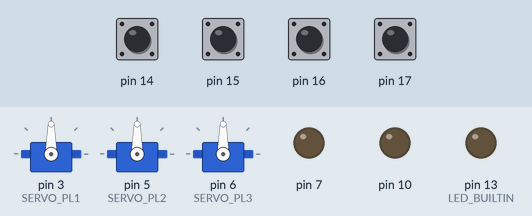
Recording of a sketch running on a simulated Arduino Uno, built with avr-gcc and run on an emulated ATmega328P. Parts: 3 × servo, output pins drawn as LEDs (lit = HIGH). The inputs (shaded band) are chosen by the test bench; at power-on: pin 14–17 HIGH.

Above: at 1.2 s.
1.3 s: pin 14 pulled LOW for 0.15 s
At 1.37 s:
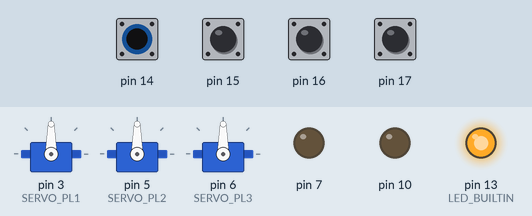
Timing chart, 0 to 4.3 s (numbered marks = the images above; inputs shaded):
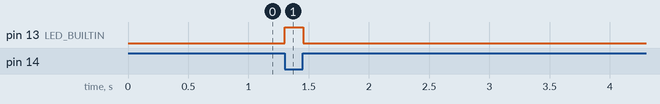

Measured:
- after the input at 1.3 s, pin 13 (LED_BUILTIN): LOW → HIGH at once, → LOW 0.15 s later

The sketch:

ControlloPL.ino
```cpp
#include <Arduino.h>
#include <Servo.h>

#undef DEBUG_VRS

#define NUMERO_DI_74HC165 2
#define DATA_WIDTH NUMERO_DI_74HC165 * 8

#define NUMERO_MAX_PL 3 // Numero max di passaggi a livello gestibili

#undef INPUT_SERIAL

/*
 * Defiinizione pin_out
 */
#ifdef INPUT_SERIAL
// gestione shift register
#define LOAD_PIN (uint8_t)8U
#define ENABLE_PIN (uint8_t)9U
#define DATA_PIN (uint8_t)11U
#define CLOCK_PIN (uint8_t)12U
#else
#define SENSOR_SX1 (uint8_t)14U
#define SENSOR_SX2 (uint8_t)15U
#define SENSOR_DX1 (uint8_t)16U
#define SENSOR_DX2 (uint8_t)17U
#endif

#define SERVO_PL1 3
#define SEMAFORO_PL1 LED_BUILTIN
#define SERVO_PL2 5
#define SEMAFORO_PL2 7
#define SERVO_PL3 6
#define SEMAFORO_PL3 10

/*
 * Macro
 */
#define SENS_PL(N, I) byte(I >> (4 * N) & 0x0F)
#define GATE_A(I) byte(I & 0x03)
#define GATE_B(I) byte((I >> 2) & 0x03)
#define STATO_A(I) byte(I & 0x0F)
#define STATO_B(I) byte((I >> 4) & 0x0F)

/*
 * Definizione stati
 */
#define GATE_ERRORE 0x0F   // 00001111
#define GATE_LIBERO 0x00   // 00000000
#define GATE_INGRESSO 0x01 // 00000001
#define GATE_OCCUPATO 0x02 // 00000011
#define GATE_USCITA 0x03   // 00000010

// Definizione ingressi
#define SENS_NULL 0x00     // 0000
#define SENS_INGRESSO 0x01 // 0001
#define SENS_USCITA 0x02   // 0010
#define SENS_FULL 0x03     // 0011

#define VELOCITA_SBARRA 50

typedef struct
{
  byte statoPL;
  int contaAssi;
  Servo servoPL;
  int costanteRitardo;
  int contatoreRitardo;
  uint8_t semaforo;
} PassaggioLivello;

unsigned long letturaSensori;
unsigned long oldLetturaSensori;
uint8_t buffer[DATA_WIDTH];

PassaggioLivello passaggioLivello[NUMERO_MAX_PL];

void setup()
{
  // put your setup code here, to run once:
#ifdef DEBUG_VRS
  Serial.begin(9600);
#endif

  passaggioLivello[0].contaAssi = 0;
  passaggioLivello[0].statoPL = 0;
  passaggioLivello[0].servoPL.attach(SERVO_PL1);
  passaggioLivello[0].costanteRitardo = VELOCITA_SBARRA;
  passaggioLivello[0].contatoreRitardo = VELOCITA_SBARRA;
  passaggioLivello[0].semaforo = SEMAFORO_PL1;

  passaggioLivello[1].contaAssi = 0;
  passaggioLivello[1].statoPL = 0;
  passaggioLivello[1].servoPL.attach(SERVO_PL2);
  passaggioLivello[1].costanteRitardo = VELOCITA_SBARRA;
  passaggioLivello[1].contatoreRitardo = VELOCITA_SBARRA;
  passaggioLivello[1].semaforo = SEMAFORO_PL2;

  passaggioLivello[2].contaAssi = 0;
  passaggioLivello[2].statoPL = 0;
  passaggioLivello[2].servoPL.attach(SERVO_PL3);
  passaggioLivello[2].costanteRitardo = VELOCITA_SBARRA;
  passaggioLivello[2].contatoreRitardo = VELOCITA_SBARRA;
  passaggioLivello[2].semaforo = SEMAFORO_PL3;

  for (size_t i = 0; i < NUMERO_MAX_PL; i++)
  {
    pinMode(passaggioLivello[i].semaforo, OUTPUT);
  }

  // Configurazione linee per gestione shift register 74HC165
#ifdef INPUT_SERIAL
  pinMode(LOAD_PIN, OUTPUT);
  pinMode(ENABLE_PIN, OUTPUT);
  pinMode(CLOCK_PIN, OUTPUT);
  pinMode(DATA_PIN, INPUT);

  digitalWrite(CLOCK_PIN, LOW);
  digitalWrite(LOAD_PIN, HIGH);
#else
  pinMode(SENSOR_SX1, INPUT_PULLUP);
  pinMode(SENSOR_SX2, INPUT_PULLUP);
  pinMode(SENSOR_DX1, INPUT_PULLUP);
  pinMode(SENSOR_DX2, INPUT_PULLUP);
#endif

  letturaSensori = leggiSensoriPL();
  oldLetturaSensori = letturaSensori;
}

void loop()
{
  letturaSensori = filtraIngressi(leggiSensoriPL());

  if (letturaSensori != oldLetturaSensori)
  {
    oldLetturaSensori = letturaSensori;
    cicloMacchinaStati(letturaSensori);
#ifdef DEBUG_VRS
    visualizzaStato();
#endif
  }
  movimentaPL();
}

void cicloMacchinaStati(unsigned long statoIngressi)
{
  for (size_t i = 0; i < NUMERO_MAX_PL; i++)
  {
    passaggioLivello[i].statoPL =
        cicloMacchinaPL(
            passaggioLivello[i].statoPL,
            SENS_PL(i, statoIngressi),
            &(passaggioLivello[i].contaAssi));
  }
}

byte cicloMacchinaPL(byte statoAttuale, byte ingressi, int *contaAssi)
{
  // Controllo Gate A
  byte statoGateA = controlloGate(STATO_A(statoAttuale), GATE_A(ingressi), contaAssi);
  // Controllo Gate B
  byte statoGateB = controlloGate(STATO_B(statoAttuale), GATE_B(ingressi), contaAssi);

  return (statoGateA | (statoGateB << 4));
}

byte controlloGate(byte statoGate, byte ingressi, int *contaAssi)
{
  byte statoProssimo = statoGate;

  switch (statoGate)
  {
  case GATE_LIBERO:
    if (ingressi & SENS_FULL)
    {
      statoProssimo = GATE_ERRORE;
      if (ingressi == SENS_INGRESSO)
        statoProssimo = GATE_INGRESSO;
      else if (ingressi == SENS_USCITA)
        statoProssimo = GATE_USCITA;
    }
    break;
  case GATE_INGRESSO:
    if (ingressi != SENS_INGRESSO)
    {
      statoProssimo = GATE_ERRORE;
      if (ingressi == SENS_FULL)
      {
        (*contaAssi)++;
        statoProssimo = GATE_OCCUPATO;
      }
      else if (ingressi == SENS_NULL)
        statoProssimo = GATE_LIBERO;
    }
    break;
  case GATE_OCCUPATO:
    if (ingressi != SENS_FULL)
    {
      statoProssimo = GATE_ERRORE;
      if (ingressi == SENS_INGRESSO)
      {
        (*contaAssi)--;
        (*contaAssi) = ((*contaAssi) > 0) ? *contaAssi : 0;
        statoProssimo = GATE_INGRESSO;
      }
      else if (ingressi == SENS_USCITA)
        statoProssimo = GATE_USCITA;
    }
    break;
  case GATE_USCITA:
    if (ingressi != SENS_USCITA)
    {
      statoProssimo = GATE_ERRORE;
      if (ingressi == SENS_NULL)
        statoProssimo = GATE_LIBERO;
      else if (ingressi == SENS_FULL)
        statoProssimo = GATE_OCCUPATO;
    }
    break;
  }
  return (statoProssimo);
}

unsigned long leggiSensoriPL()
{
  unsigned long bytesVal = 0;
#ifdef INPUT_SERIAL
  long bitVal;

  digitalWrite(ENABLE_PIN, HIGH);
  digitalWrite(LOAD_PIN, LOW);
  delayMicroseconds(5);
  digitalWrite(LOAD_PIN, HIGH);
  digitalWrite(ENABLE_PIN, LOW);

  for (int i = 0; i < DATA_WIDTH; i++)
  {
    bitVal = digitalRead(DATA_PIN);
    bytesVal |= (bitVal << ((DATA_WIDTH - 1) - i));

    digitalWrite(CLOCK_PIN, HIGH);
    delayMicroseconds(5);
    digitalWrite(CLOCK_PIN, LOW);
  }

#else
  long bitValSX1, bitValSX2, bitValDX1, bitValDX2;

  bitValSX1 = !digitalRead(SENSOR_SX1);
  bitValSX2 = !digitalRead(SENSOR_SX2);
  bitValDX1 = !digitalRead(SENSOR_DX1);
  bitValDX2 = !digitalRead(SENSOR_DX2);
  bytesVal = bitValSX1 | (bitValSX2 << 1) | (bitValDX1 << 2) | (bitValDX2 << 3);
  delayMicroseconds(85);
#endif

  return (bytesVal);
}

void movimentaPL()
{
  for (size_t i = 0; i < NUMERO_MAX_PL; i++)
  {
    if (passaggioLivello[i].contaAssi > 0)
      movimentaSbarra(i, LOW); // abbassa la sbarra
    else
      movimentaSbarra(i, HIGH); // alza la sbarra

    if ((SENS_PL(i, letturaSensori)) || (passaggioLivello[i].contaAssi > 0))
      digitalWrite(passaggioLivello[i].semaforo, HIGH);
    else
      digitalWrite(passaggioLivello[i].semaforo, LOW);
  }
}

void movimentaSbarra(uint8_t pl, boolean verso)
{
  passaggioLivello[pl].contatoreRitardo--;
  if (passaggioLivello[pl].contatoreRitardo < 0)
  {
    passaggioLivello[pl].contatoreRitardo = passaggioLivello[pl].costanteRitardo;
    int valoreServo = passaggioLivello[pl].servoPL.read();
    if (verso)
    {
      valoreServo--;
      passaggioLivello[pl].servoPL.write((valoreServo < 90) ? 90 : valoreServo);
    }
    else
    {
      valoreServo++;
      passaggioLivello[pl].servoPL.write((valoreServo > 180) ? 180 : valoreServo);
    }
  }
}

unsigned long filtraIngressi(unsigned long ingresso)
{
  unsigned long ingressoFiltrato = oldLetturaSensori;
  for (size_t i = 0; i < DATA_WIDTH; i++)
  {
    buffer[i] = (buffer[i] << 1) | bitRead(ingresso, i);
    if (buffer[i] == 0xFF)
    {
      bitSet(ingressoFiltrato, i);
    }
    else if (buffer[i] == 0)
    {
      bitClear(ingressoFiltrato, i);
    }
  }

  return ingressoFiltrato;
}

#ifdef DEBUG_VRS

#define FRMT_BIN_8(I) ("000000000000" + String(I, BIN)).substring(String(I, BIN).length())

void visualizzaStato()
{
  Serial.print("Stato ingressi ultima lettura: ");
  Serial.println(FRMT_BIN_8(letturaSensori));
  Serial.print("Conta assi PL [1] [2] [3] -> ");
  for (size_t i = 0; i < NUMERO_MAX_PL; i++)
  {
    Serial.print(" [");
    Serial.print(passaggioLivello[i].contaAssi);
    Serial.print("]");
  }
  Serial.println();
}
#endif
```
